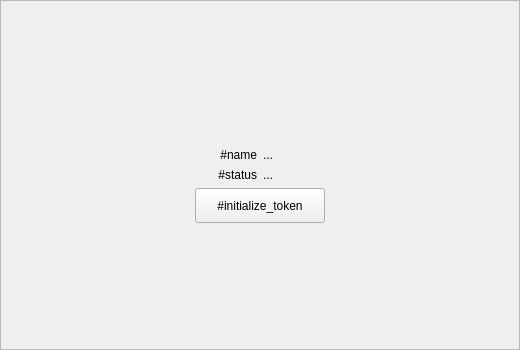
<?xml version="1.0" encoding="UTF-8"?>
<ui version="4.0">
 <class>TokenWindow</class>
 <widget class="QFrame" name="TokenWindow">
  <property name="geometry">
   <rect>
    <x>0</x>
    <y>0</y>
    <width>520</width>
    <height>350</height>
   </rect>
  </property>
  <property name="styleSheet">
   <string notr="true"/>
  </property>
  <property name="frameShape">
   <enum>QFrame::StyledPanel</enum>
  </property>
  <property name="lineWidth">
   <number>0</number>
  </property>
  <layout class="QHBoxLayout" name="horizontalLayout_2">
   <property name="margin">
    <number>0</number>
   </property>
   <item>
    <spacer name="horizontalSpacer_3">
     <property name="orientation">
      <enum>Qt::Horizontal</enum>
     </property>
     <property name="sizeHint" stdset="0">
      <size>
       <width>144</width>
       <height>13</height>
      </size>
     </property>
    </spacer>
   </item>
   <item>
    <layout class="QVBoxLayout" name="verticalLayout_4">
     <item>
      <spacer name="verticalSpacer">
       <property name="orientation">
        <enum>Qt::Vertical</enum>
       </property>
       <property name="sizeHint" stdset="0">
        <size>
         <width>20</width>
         <height>40</height>
        </size>
       </property>
      </spacer>
     </item>
     <item>
      <widget class="QLabel" name="labelRuToken">
       <property name="text">
        <string/>
       </property>
       <property name="pixmap">
        <pixmap resource="../Resources/Resources.qrc">:/Images/rutoken_s_01.png</pixmap>
       </property>
       <property name="alignment">
        <set>Qt::AlignCenter</set>
       </property>
      </widget>
     </item>
     <item>
      <layout class="QGridLayout" name="gridLayout">
       <item row="0" column="0">
        <widget class="QLabel" name="label_2">
         <property name="sizePolicy">
          <sizepolicy hsizetype="Preferred" vsizetype="Preferred">
           <horstretch>0</horstretch>
           <verstretch>0</verstretch>
          </sizepolicy>
         </property>
         <property name="text">
          <string>#name</string>
         </property>
         <property name="alignment">
          <set>Qt::AlignRight|Qt::AlignTrailing|Qt::AlignVCenter</set>
         </property>
        </widget>
       </item>
       <item row="0" column="1">
        <widget class="QLabel" name="labelName">
         <property name="text">
          <string>...</string>
         </property>
        </widget>
       </item>
       <item row="1" column="0">
        <widget class="QLabel" name="label_3">
         <property name="text">
          <string>#status</string>
         </property>
         <property name="alignment">
          <set>Qt::AlignRight|Qt::AlignTrailing|Qt::AlignVCenter</set>
         </property>
        </widget>
       </item>
       <item row="1" column="1">
        <widget class="QLabel" name="labelStatus">
         <property name="text">
          <string>...</string>
         </property>
        </widget>
       </item>
      </layout>
     </item>
     <item>
      <layout class="QHBoxLayout" name="horizontalLayout">
       <item>
        <spacer name="horizontalSpacer_2">
         <property name="orientation">
          <enum>Qt::Horizontal</enum>
         </property>
         <property name="sizeHint" stdset="0">
          <size>
           <width>40</width>
           <height>20</height>
          </size>
         </property>
        </spacer>
       </item>
       <item>
        <widget class="QPushButton" name="btnFormat">
         <property name="minimumSize">
          <size>
           <width>130</width>
           <height>35</height>
          </size>
         </property>
         <property name="text">
          <string>#initialize_token</string>
         </property>
        </widget>
       </item>
       <item>
        <spacer name="horizontalSpacer">
         <property name="orientation">
          <enum>Qt::Horizontal</enum>
         </property>
         <property name="sizeHint" stdset="0">
          <size>
           <width>40</width>
           <height>20</height>
          </size>
         </property>
        </spacer>
       </item>
      </layout>
     </item>
     <item>
      <spacer name="verticalSpacer_2">
       <property name="orientation">
        <enum>Qt::Vertical</enum>
       </property>
       <property name="sizeHint" stdset="0">
        <size>
         <width>20</width>
         <height>72</height>
        </size>
       </property>
      </spacer>
     </item>
    </layout>
   </item>
   <item>
    <spacer name="horizontalSpacer_4">
     <property name="orientation">
      <enum>Qt::Horizontal</enum>
     </property>
     <property name="sizeHint" stdset="0">
      <size>
       <width>144</width>
       <height>13</height>
      </size>
     </property>
    </spacer>
   </item>
  </layout>
 </widget>
 <resources>
  <include location="../Resources/Resources.qrc"/>
 </resources>
 <connections/>
</ui>
